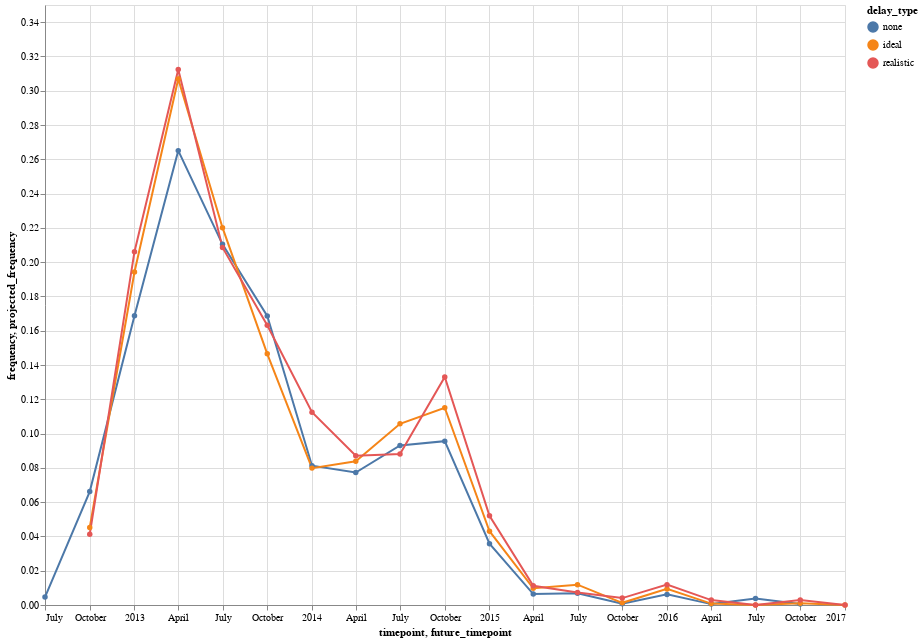

The code cell stored with this chart in its notebook:
### Code cell
observed = alt.Chart(
    observed_clade_df
).mark_line(
    point=True
).encode(
    x="timepoint:T",
    y="frequency:Q",
    color=alt.Color("delay_type:N").sort(["none", "ideal", "realistic"]),
    tooltip=["timepoint:T", "frequency:Q", "delay_type:N"],
)

forecasts = alt.Chart(
    specific_clade_df.query("future_timepoint == '2018-07-01'")
).mark_rule(
    point=True
).encode(
    x="timepoint:T",
    x2="future_timepoint:T",
    y="frequency:Q",
    y2="projected_frequency:Q",
    color=alt.Color("delay_type:N").sort(["none", "ideal", "realistic"]),
    tooltip=[
        "timepoint:T",
        "future_timepoint:T",
        "frequency:Q",
        "projected_frequency:Q",
        "delta_month:Q",
        "delay_type:N",
    ],
)

(observed + forecasts).properties(
    width=800,
    height=600,
)

### Figure 1 — Vega-Lite specification as saved in the notebook (floating-point values rounded to 4 significant figures)
{"config": {"view": {"continuousWidth": 300, "continuousHeight": 300}}, "layer": [{"data": {"name": "data-429e4f429738ad6e17a8e3f5ab6a1c33"}, "mark": {"type": "line", "point": true}, "encoding": {"color": {"field": "delay_type", "sort": ["none", "ideal", "realistic"], "type": "nominal"}, "tooltip": [{"field": "timepoint", "type": "temporal"}, {"field": "frequency", "type": "quantitative"}, {"field": "delay_type", "type": "nominal"}], "x": {"field": "timepoint", "type": "temporal"}, "y": {"field": "frequency", "type": "quantitative"}}}, {"data": {"name": "data-4f53cda18c2baa0c0354bb5f9a3ecbe5"}, "mark": {"type": "rule", "point": true}, "encoding": {"color": {"field": "delay_type", "sort": ["none", "ideal", "realistic"], "type": "nominal"}, "tooltip": [{"field": "timepoint", "type": "temporal"}, {"field": "future_timepoint", "type": "temporal"}, {"field": "frequency", "type": "quantitative"}, {"field": "projected_frequency", "type": "quantitative"}, {"field": "delta_month", "type": "quantitative"}, {"field": "delay_type", "type": "nominal"}], "x": {"field": "timepoint", "type": "temporal"}, "x2": {"field": "future_timepoint"}, "y": {"field": "frequency", "type": "quantitative"}, "y2": {"field": "projected_frequency"}}}], "height": 600, "width": 800, "$schema": "https://vega.github.io/schema/vega-lite/v5.17.0.json", "datasets": {"data-429e4f429738ad6e17a8e3f5ab6a1c33": [{"clade_membership": "A.6.8.5.2.4.1.3", "frequency": 0.004643, "projected_frequency": 0.005975, "n_strains": 1, "observed_frequency": 0.07096, "forecast_error": 0.06499, "absolute_forecast_error": 0.06499, "sample": "h3n2_no_delay", "timepoint": "2012-07-01T00:00:00", "future_timepoint": "2012-10-01T00:00:00", "delta_month": 3.0, "delay_type": "none"}, {"clade_membership": "A.6.8.5.2.4.1.3", "frequency": 0.06617, "projected_frequency": 0.07669, "n_strains": 19, "observed_frequency": 0.2377, "forecast_error": 0.161, "absolute_forecast_error": 0.161, "sample": "h3n2_no_delay", "timepoint": "2012-10-01T00:00:00", "future_timepoint": "2013-01-01T00:00:00", "delta_month": 3.0, "delay_type": "none"}, {"clade_membership": "A.6.8.5.2.4.1.3", "frequency": 0.04524, "projected_frequency": 0.05816, "n_strains": 11, "observed_frequency": 0.273, "forecast_error": 0.2149, "absolute_forecast_error": 0.2149, "sample": "h3n2_ideal_delay", "timepoint": "2012-10-01T00:00:00", "future_timepoint": "2013-01-01T00:00:00", "delta_month": 3.0, "delay_type": "ideal"}, {"clade_membership": "A.6.8.5.2.4.1.3", "frequency": 0.04126, "projected_frequency": 0.05436, "n_strains": 4, "observed_frequency": 0.273, "forecast_error": 0.2187, "absolute_forecast_error": 0.2187, "sample": "h3n2_realistic_delay", "timepoint": "2012-10-01T00:00:00", "future_timepoint": "2013-01-01T00:00:00", "delta_month": 3.0, "delay_type": "realistic"}, {"clade_membership": "A.6.8.5.2.4.1.3", "frequency": 0.1688, "projected_frequency": 0.1969, "n_strains": 60, "observed_frequency": 0.2651, "forecast_error": 0.06813, "absolute_forecast_error": 0.06813, "sample": "h3n2_no_delay", "timepoint": "2013-01-01T00:00:00", "future_timepoint": "2013-04-01T00:00:00", "delta_month": 3.0, "delay_type": "none"}, {"clade_membership": "A.6.8.5.2.4.1.3", "frequency": 0.1943, "projected_frequency": 0.2271, "n_strains": 49, "observed_frequency": 0.2651, "forecast_error": 0.03795, "absolute_forecast_error": 0.03795, "sample": "h3n2_ideal_delay", "timepoint": "2013-01-01T00:00:00", "future_timepoint": "2013-04-01T00:00:00", "delta_month": 3.0, "delay_type": "ideal"}, {"clade_membership": "A.6.8.5.2.4.1.3", "frequency": 0.2061, "projected_frequency": 0.2432, "n_strains": 27, "observed_frequency": 0.361, "forecast_error": 0.1178, "absolute_forecast_error": 0.1178, "sample": "h3n2_realistic_delay", "timepoint": "2013-01-01T00:00:00", "future_timepoint": "2013-04-01T00:00:00", "delta_month": 3.0, "delay_type": "realistic"}, {"clade_membership": "A.6.8.5.2.4.1.3", "frequency": 0.2651, "projected_frequency": 0.3233, "n_strains": 142, "observed_frequency": 0.223, "forecast_error": -0.1003, "absolute_forecast_error": 0.1003, "sample": "h3n2_no_delay", "timepoint": "2013-04-01T00:00:00", "future_timepoint": "2013-07-01T00:00:00", "delta_month": 3.0, "delay_type": "none"}, {"clade_membership": "A.6.8.5.2.4.1.3", "frequency": 0.3069, "projected_frequency": 0.3504, "n_strains": 131, "observed_frequency": 0.223, "forecast_error": -0.1274, "absolute_forecast_error": 0.1274, "sample": "h3n2_ideal_delay", "timepoint": "2013-04-01T00:00:00", "future_timepoint": "2013-07-01T00:00:00", "delta_month": 3.0, "delay_type": "ideal"}, {"clade_membership": "A.6.8.5.2.4.1.3", "frequency": 0.3124, "projected_frequency": 0.3971, "n_strains": 65, "observed_frequency": 0.223, "forecast_error": -0.1741, "absolute_forecast_error": 0.1741, "sample": "h3n2_realistic_delay", "timepoint": "2013-04-01T00:00:00", "future_timepoint": "2013-07-01T00:00:00", "delta_month": 3.0, "delay_type": "realistic"}, {"clade_membership": "A.6.8.5.2.4.1.3", "frequency": 0.2104, "projected_frequency": 0.1843, "n_strains": 150, "observed_frequency": 0.1686, "forecast_error": -0.01576, "absolute_forecast_error": 0.01576, "sample": "h3n2_no_delay", "timepoint": "2013-07-01T00:00:00", "future_timepoint": "2013-10-01T00:00:00", "delta_month": 3.0, "delay_type": "none"}, {"clade_membership": "A.6.8.5.2.4.1.3", "frequency": 0.2201, "projected_frequency": 0.2071, "n_strains": 140, "observed_frequency": 0.2313, "forecast_error": 0.02421, "absolute_forecast_error": 0.02421, "sample": "h3n2_ideal_delay", "timepoint": "2013-07-01T00:00:00", "future_timepoint": "2013-10-01T00:00:00", "delta_month": 3.0, "delay_type": "ideal"}, {"clade_membership": "A.6.8.5.2.4.1.3", "frequency": 0.2086, "projected_frequency": 0.2435, "n_strains": 101, "observed_frequency": 0.2313, "forecast_error": -0.01215, "absolute_forecast_error": 0.01215, "sample": "h3n2_realistic_delay", "timepoint": "2013-07-01T00:00:00", "future_timepoint": "2013-10-01T00:00:00", "delta_month": 3.0, "delay_type": "realistic"}, {"clade_membership": "A.6.8.5.2.4.1.3", "frequency": 0.1686, "projected_frequency": 0.1375, "n_strains": 86, "observed_frequency": 0.1314, "forecast_error": -0.006079, "absolute_forecast_error": 0.006079, "sample": "h3n2_no_delay", "timepoint": "2013-10-01T00:00:00", "future_timepoint": "2014-01-01T00:00:00", "delta_month": 3.0, "delay_type": "none"}, {"clade_membership": "A.6.8.5.2.4.1.3", "frequency": 0.1465, "projected_frequency": 0.1129, "n_strains": 83, "observed_frequency": 0.1314, "forecast_error": 0.01852, "absolute_forecast_error": 0.01852, "sample": "h3n2_ideal_delay", "timepoint": "2013-10-01T00:00:00", "future_timepoint": "2014-01-01T00:00:00", "delta_month": 3.0, "delay_type": "ideal"}, {"clade_membership": "A.6.8.5.2.4.1.3", "frequency": 0.1631, "projected_frequency": 0.1283, "n_strains": 76, "observed_frequency": 0.1314, "forecast_error": 0.003106, "absolute_forecast_error": 0.003106, "sample": "h3n2_realistic_delay", "timepoint": "2013-10-01T00:00:00", "future_timepoint": "2014-01-01T00:00:00", "delta_month": 3.0, "delay_type": "realistic"}, {"clade_membership": "A.6.8.5.2.4.1.3", "frequency": 0.08126, "projected_frequency": 0.05735, "n_strains": 68, "observed_frequency": 0.07726, "forecast_error": 0.01991, "absolute_forecast_error": 0.01991, "sample": "h3n2_no_delay", "timepoint": "2014-01-01T00:00:00", "future_timepoint": "2014-04-01T00:00:00", "delta_month": 3.0, "delay_type": "none"}, {"clade_membership": "A.6.8.5.2.4.1.3", "frequency": 0.07984, "projected_frequency": 0.06002, "n_strains": 61, "observed_frequency": 0.07726, "forecast_error": 0.01723, "absolute_forecast_error": 0.01723, "sample": "h3n2_ideal_delay", "timepoint": "2014-01-01T00:00:00", "future_timepoint": "2014-04-01T00:00:00", "delta_month": 3.0, "delay_type": "ideal"}, {"clade_membership": "A.6.8.5.2.4.1.3", "frequency": 0.1125, "projected_frequency": 0.08672, "n_strains": 48, "observed_frequency": 0.2306, "forecast_error": 0.1439, "absolute_forecast_error": 0.1439, "sample": "h3n2_realistic_delay", "timepoint": "2014-01-01T00:00:00", "future_timepoint": "2014-04-01T00:00:00", "delta_month": 3.0, "delay_type": "realistic"}, {"clade_membership": "A.6.8.5.2.4.1.3", "frequency": 0.07726, "projected_frequency": 0.06208, "n_strains": 69, "observed_frequency": 0.1126, "forecast_error": 0.05048, "absolute_forecast_error": 0.05048, "sample": "h3n2_no_delay", "timepoint": "2014-04-01T00:00:00", "future_timepoint": "2014-07-01T00:00:00", "delta_month": 3.0, "delay_type": "none"}, {"clade_membership": "A.6.8.5.2.4.1.3", "frequency": 0.08383, "projected_frequency": 0.06658, "n_strains": 64, "observed_frequency": 0.1126, "forecast_error": 0.04598, "absolute_forecast_error": 0.04598, "sample": "h3n2_ideal_delay", "timepoint": "2014-04-01T00:00:00", "future_timepoint": "2014-07-01T00:00:00", "delta_month": 3.0, "delay_type": "ideal"}, {"clade_membership": "A.6.8.5.2.4.1.3", "frequency": 0.08708, "projected_frequency": 0.06794, "n_strains": 42, "observed_frequency": 0.1126, "forecast_error": 0.04461, "absolute_forecast_error": 0.04461, "sample": "h3n2_realistic_delay", "timepoint": "2014-04-01T00:00:00", "future_timepoint": "2014-07-01T00:00:00", "delta_month": 3.0, "delay_type": "realistic"}, {"clade_membership": "A.6.8.5.2.4.1.3", "frequency": 0.09309, "projected_frequency": 0.0853, "n_strains": 75, "observed_frequency": 0.09558, "forecast_error": 0.01027, "absolute_forecast_error": 0.01027, "sample": "h3n2_no_delay", "timepoint": "2014-07-01T00:00:00", "future_timepoint": "2014-10-01T00:00:00", "delta_month": 3.0, "delay_type": "none"}, {"clade_membership": "A.6.8.5.2.4.1.3", "frequency": 0.1057, "projected_frequency": 0.09568, "n_strains": 65, "observed_frequency": 0.09558, "forecast_error": -0.0001028, "absolute_forecast_error": 0.0001028, "sample": "h3n2_ideal_delay", "timepoint": "2014-07-01T00:00:00", "future_timepoint": "2014-10-01T00:00:00", "delta_month": 3.0, "delay_type": "ideal"}, {"clade_membership": "A.6.8.5.2.4.1.3", "frequency": 0.08814, "projected_frequency": 0.07931, "n_strains": 42, "observed_frequency": 0.09558, "forecast_error": 0.01627, "absolute_forecast_error": 0.01627, "sample": "h3n2_realistic_delay", "timepoint": "2014-07-01T00:00:00", "future_timepoint": "2014-10-01T00:00:00", "delta_month": 3.0, "delay_type": "realistic"}, {"clade_membership": "A.6.8.5.2.4.1.3", "frequency": 0.09558, "projected_frequency": 0.08706, "n_strains": 71, "observed_frequency": 0.03574, "forecast_error": -0.05132, "absolute_forecast_error": 0.05132, "sample": "h3n2_no_delay", "timepoint": "2014-10-01T00:00:00", "future_timepoint": "2015-01-01T00:00:00", "delta_month": 3.0, "delay_type": "none"}, {"clade_membership": "A.6.8.5.2.4.1.3", "frequency": 0.1151, "projected_frequency": 0.1024, "n_strains": 65, "observed_frequency": 0.03574, "forecast_error": -0.06665, "absolute_forecast_error": 0.06665, "sample": "h3n2_ideal_delay", "timepoint": "2014-10-01T00:00:00", "future_timepoint": "2015-01-01T00:00:00", "delta_month": 3.0, "delay_type": "ideal"}, {"clade_membership": "A.6.8.5.2.4.1.3", "frequency": 0.133, "projected_frequency": 0.1221, "n_strains": 43, "observed_frequency": 0.03574, "forecast_error": -0.08633, "absolute_forecast_error": 0.08633, "sample": "h3n2_realistic_delay", "timepoint": "2014-10-01T00:00:00", "future_timepoint": "2015-01-01T00:00:00", "delta_month": 3.0, "delay_type": "realistic"}, {"clade_membership": "A.6.8.5.2.4.1.3", "frequency": 0.03574, "projected_frequency": 0.02876, "n_strains": 61, "observed_frequency": 0.006376, "forecast_error": -0.02238, "absolute_forecast_error": 0.02238, "sample": "h3n2_no_delay", "timepoint": "2015-01-01T00:00:00", "future_timepoint": "2015-04-01T00:00:00", "delta_month": 3.0, "delay_type": "none"}, {"clade_membership": "A.6.8.5.2.4.1.3", "frequency": 0.04303, "projected_frequency": 0.0353, "n_strains": 59, "observed_frequency": 0.006376, "forecast_error": -0.02892, "absolute_forecast_error": 0.02892, "sample": "h3n2_ideal_delay", "timepoint": "2015-01-01T00:00:00", "future_timepoint": "2015-04-01T00:00:00", "delta_month": 3.0, "delay_type": "ideal"}, {"clade_membership": "A.6.8.5.2.4.1.3", "frequency": 0.05208, "projected_frequency": 0.04621, "n_strains": 54, "observed_frequency": 0.006376, "forecast_error": -0.03984, "absolute_forecast_error": 0.03984, "sample": "h3n2_realistic_delay", "timepoint": "2015-01-01T00:00:00", "future_timepoint": "2015-04-01T00:00:00", "delta_month": 3.0, "delay_type": "realistic"}, {"clade_membership": "A.6.8.5.2.4.1.3", "frequency": 0.006376, "projected_frequency": 0.004619, "n_strains": 18, "observed_frequency": 0.006868, "forecast_error": 0.002249, "absolute_forecast_error": 0.002249, "sample": "h3n2_no_delay", "timepoint": "2015-04-01T00:00:00", "future_timepoint": "2015-07-01T00:00:00", "delta_month": 3.0, "delay_type": "none"}, {"clade_membership": "A.6.8.5.2.4.1.3", "frequency": 0.00978, "projected_frequency": 0.00701, "n_strains": 19, "observed_frequency": 0.006868, "forecast_error": -0.0001417, "absolute_forecast_error": 0.0001417, "sample": "h3n2_ideal_delay", "timepoint": "2015-04-01T00:00:00", "future_timepoint": "2015-07-01T00:00:00", "delta_month": 3.0, "delay_type": "ideal"}, {"clade_membership": "A.6.8.5.2.4.1.3", "frequency": 0.01125, "projected_frequency": 0.007522, "n_strains": 17, "observed_frequency": 0.006868, "forecast_error": -0.0006539, "absolute_forecast_error": 0.0006539, "sample": "h3n2_realistic_delay", "timepoint": "2015-04-01T00:00:00", "future_timepoint": "2015-07-01T00:00:00", "delta_month": 3.0, "delay_type": "realistic"}, {"clade_membership": "A.6.8.5.2.4.1.3", "frequency": 0.006868, "projected_frequency": 0.005024, "n_strains": 8, "observed_frequency": 0.000793, "forecast_error": -0.004231, "absolute_forecast_error": 0.004231, "sample": "h3n2_no_delay", "timepoint": "2015-07-01T00:00:00", "future_timepoint": "2015-10-01T00:00:00", "delta_month": 3.0, "delay_type": "none"}, {"clade_membership": "A.6.8.5.2.4.1.3", "frequency": 0.01186, "projected_frequency": 0.009259, "n_strains": 10, "observed_frequency": 0.000793, "forecast_error": -0.008466, "absolute_forecast_error": 0.008466, "sample": "h3n2_ideal_delay", "timepoint": "2015-07-01T00:00:00", "future_timepoint": "2015-10-01T00:00:00", "delta_month": 3.0, "delay_type": "ideal"}, {"clade_membership": "A.6.8.5.2.4.1.3", "frequency": 0.007289, "projected_frequency": 0.005432, "n_strains": 9, "observed_frequency": 0.000793, "forecast_error": -0.004639, "absolute_forecast_error": 0.004639, "sample": "h3n2_realistic_delay", "timepoint": "2015-07-01T00:00:00", "future_timepoint": "2015-10-01T00:00:00", "delta_month": 3.0, "delay_type": "realistic"}, {"clade_membership": "A.6.8.5.2.4.1.3", "frequency": 0.000793, "projected_frequency": 0.0005112, "n_strains": 3, "observed_frequency": 0.00619, "forecast_error": 0.005679, "absolute_forecast_error": 0.005679, "sample": "h3n2_no_delay", "timepoint": "2015-10-01T00:00:00", "future_timepoint": "2016-01-01T00:00:00", "delta_month": 3.0, "delay_type": "none"}, {"clade_membership": "A.6.8.5.2.4.1.3", "frequency": 0.001273, "projected_frequency": 0.0008789, "n_strains": 3, "observed_frequency": 0.00619, "forecast_error": 0.005311, "absolute_forecast_error": 0.005311, "sample": "h3n2_ideal_delay", "timepoint": "2015-10-01T00:00:00", "future_timepoint": "2016-01-01T00:00:00", "delta_month": 3.0, "delay_type": "ideal"}, {"clade_membership": "A.6.8.5.2.4.1.3", "frequency": 0.004023, "projected_frequency": 0.002852, "n_strains": 4, "observed_frequency": 0.00619, "forecast_error": 0.003338, "absolute_forecast_error": 0.003338, "sample": "h3n2_realistic_delay", "timepoint": "2015-10-01T00:00:00", "future_timepoint": "2016-01-01T00:00:00", "delta_month": 3.0, "delay_type": "realistic"}, {"clade_membership": "A.6.8.5.2.4.1.3", "frequency": 0.00619, "projected_frequency": 0.00398, "n_strains": 4, "observed_frequency": 0.000522, "forecast_error": -0.003458, "absolute_forecast_error": 0.003458, "sample": "h3n2_no_delay", "timepoint": "2016-01-01T00:00:00", "future_timepoint": "2016-04-01T00:00:00", "delta_month": 3.0, "delay_type": "none"}, {"clade_membership": "A.6.8.5.2.4.1.3", "frequency": 0.009399, "projected_frequency": 0.006262, "n_strains": 4, "observed_frequency": 0.000522, "forecast_error": -0.00574, "absolute_forecast_error": 0.00574, "sample": "h3n2_ideal_delay", "timepoint": "2016-01-01T00:00:00", "future_timepoint": "2016-04-01T00:00:00", "delta_month": 3.0, "delay_type": "ideal"}, {"clade_membership": "A.6.8.5.2.4.1.3", "frequency": 0.01187, "projected_frequency": 0.007898, "n_strains": 4, "observed_frequency": 0.000522, "forecast_error": -0.007376, "absolute_forecast_error": 0.007376, "sample": "h3n2_realistic_delay", "timepoint": "2016-01-01T00:00:00", "future_timepoint": "2016-04-01T00:00:00", "delta_month": 3.0, "delay_type": "realistic"}, {"clade_membership": "A.6.8.5.2.4.1.3", "frequency": 0.000522, "projected_frequency": 0.0003852, "n_strains": 3, "observed_frequency": 0.003735, "forecast_error": 0.00335, "absolute_forecast_error": 0.00335, "sample": "h3n2_no_delay", "timepoint": "2016-04-01T00:00:00", "future_timepoint": "2016-07-01T00:00:00", "delta_month": 3.0, "delay_type": "none"}, {"clade_membership": "A.6.8.5.2.4.1.3", "frequency": 0.000806, "projected_frequency": 0.000558, "n_strains": 3, "observed_frequency": 0.003735, "forecast_error": 0.003177, "absolute_forecast_error": 0.003177, "sample": "h3n2_ideal_delay", "timepoint": "2016-04-01T00:00:00", "future_timepoint": "2016-07-01T00:00:00", "delta_month": 3.0, "delay_type": "ideal"}, {"clade_membership": "A.6.8.5.2.4.1.3", "frequency": 0.002869, "projected_frequency": 0.001804, "n_strains": 3, "observed_frequency": 0.003735, "forecast_error": 0.001931, "absolute_forecast_error": 0.001931, "sample": "h3n2_realistic_delay", "timepoint": "2016-04-01T00:00:00", "future_timepoint": "2016-07-01T00:00:00", "delta_month": 3.0, "delay_type": "realistic"}, {"clade_membership": "A.6.8.5.2.4.1.3", "frequency": 0.003735, "projected_frequency": 0.00167, "n_strains": 1, "observed_frequency": 0.000588, "forecast_error": -0.001082, "absolute_forecast_error": 0.001082, "sample": "h3n2_no_delay", "timepoint": "2016-07-01T00:00:00", "future_timepoint": "2016-10-01T00:00:00", "delta_month": 3.0, "delay_type": "none"}, {"clade_membership": "A.6.8.5.2.4.1.3", "frequency": 1.1e-05, "projected_frequency": 4.934e-06, "n_strains": 1, "observed_frequency": 0.000588, "forecast_error": 0.0005831, "absolute_forecast_error": 0.0005831, "sample": "h3n2_ideal_delay", "timepoint": "2016-07-01T00:00:00", "future_timepoint": "2016-10-01T00:00:00", "delta_month": 3.0, "delay_type": "ideal"}, {"clade_membership": "A.6.8.5.2.4.1.3", "frequency": 2.8e-05, "projected_frequency": 1.508e-05, "n_strains": 1, "observed_frequency": 0.000588, "forecast_error": 0.0005729, "absolute_forecast_error": 0.0005729, "sample": "h3n2_realistic_delay", "timepoint": "2016-07-01T00:00:00", "future_timepoint": "2016-10-01T00:00:00", "delta_month": 3.0, "delay_type": "realistic"}, {"clade_membership": "A.6.8.5.2.4.1.3", "frequency": 0.000588, "projected_frequency": 0.000267, "n_strains": 1, "observed_frequency": 0.0, "forecast_error": -0.000267, "absolute_forecast_error": 0.000267, "sample": "h3n2_no_delay", "timepoint": "2016-10-01T00:00:00", "future_timepoint": "2017-01-01T00:00:00", "delta_month": 3.0, "delay_type": "none"}, {"clade_membership": "A.6.8.5.2.4.1.3", "frequency": 0.000978, "projected_frequency": 0.0005498, "n_strains": 1, "observed_frequency": 0.0, "forecast_error": -0.0005498, "absolute_forecast_error": 0.0005498, "sample": "h3n2_ideal_delay", "timepoint": "2016-10-01T00:00:00", "future_timepoint": "2017-01-01T00:00:00", "delta_month": 3.0, "delay_type": "ideal"}, {"clade_membership": "A.6.8.5.2.4.1.3", "frequency": 0.002981, "projected_frequency": 0.001648, "n_strains": 1, "observed_frequency": 0.0, "forecast_error": -0.001648, "absolute_forecast_error": 0.001648, "sample": "h3n2_realistic_delay", "timepoint": "2016-10-01T00:00:00", "future_timepoint": "2017-01-01T00:00:00", "delta_month": 3.0, "delay_type": "realistic"}, {"clade_membership": "A.6.8.5.2.4.1.3", "frequency": 1.4e-05, "projected_frequency": 6.065e-06, "n_strains": 1, "observed_frequency": 0.0, "forecast_error": -6.065e-06, "absolute_forecast_error": 6.065e-06, "sample": "h3n2_ideal_delay", "timepoint": "2017-01-01T00:00:00", "future_timepoint": "2017-04-01T00:00:00", "delta_month": 3.0, "delay_type": "ideal"}, {"clade_membership": "A.6.8.5.2.4.1.3", "frequency": 4.6e-05, "projected_frequency": 2.033e-05, "n_strains": 1, "observed_frequency": 0.0, "forecast_error": -2.033e-05, "absolute_forecast_error": 2.033e-05, "sample": "h3n2_realistic_delay", "timepoint": "2017-01-01T00:00:00", "future_timepoint": "2017-04-01T00:00:00", "delta_month": 3.0, "delay_type": "realistic"}], "data-4f53cda18c2baa0c0354bb5f9a3ecbe5": []}}
